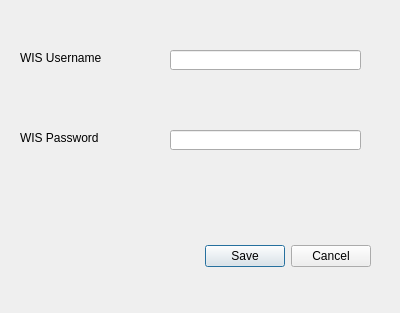
<?xml version="1.0" encoding="UTF-8"?>
<ui version="4.0">
 <class>WISCredentialDialog</class>
 <widget class="QDialog" name="WISCredentialDialog">
  <property name="windowModality">
   <enum>Qt::WindowModal</enum>
  </property>
  <property name="geometry">
   <rect>
    <x>0</x>
    <y>0</y>
    <width>400</width>
    <height>313</height>
   </rect>
  </property>
  <property name="windowTitle">
   <string>Save WIS Credentials</string>
  </property>
  <property name="modal">
   <bool>true</bool>
  </property>
  <widget class="QDialogButtonBox" name="buttonBox">
   <property name="geometry">
    <rect>
     <x>30</x>
     <y>240</y>
     <width>341</width>
     <height>32</height>
    </rect>
   </property>
   <property name="orientation">
    <enum>Qt::Horizontal</enum>
   </property>
   <property name="standardButtons">
    <set>QDialogButtonBox::Cancel|QDialogButtonBox::Save</set>
   </property>
  </widget>
  <widget class="QLabel" name="labelWISUsername">
   <property name="geometry">
    <rect>
     <x>20</x>
     <y>50</y>
     <width>101</width>
     <height>16</height>
    </rect>
   </property>
   <property name="text">
    <string>WIS Username</string>
   </property>
  </widget>
  <widget class="QLabel" name="labelWISPassword">
   <property name="geometry">
    <rect>
     <x>20</x>
     <y>130</y>
     <width>91</width>
     <height>16</height>
    </rect>
   </property>
   <property name="text">
    <string>WIS Password</string>
   </property>
  </widget>
  <widget class="QLineEdit" name="lineEditWISUsername">
   <property name="geometry">
    <rect>
     <x>170</x>
     <y>50</y>
     <width>191</width>
     <height>20</height>
    </rect>
   </property>
  </widget>
  <widget class="QLineEdit" name="lineEditWISPassword">
   <property name="geometry">
    <rect>
     <x>170</x>
     <y>130</y>
     <width>191</width>
     <height>20</height>
    </rect>
   </property>
   <property name="echoMode">
    <enum>QLineEdit::Password</enum>
   </property>
  </widget>
 </widget>
 <resources/>
 <connections>
  <connection>
   <sender>buttonBox</sender>
   <signal>accepted()</signal>
   <receiver>WISCredentialDialog</receiver>
   <slot>accept()</slot>
   <hints>
    <hint type="sourcelabel">
     <x>248</x>
     <y>254</y>
    </hint>
    <hint type="destinationlabel">
     <x>157</x>
     <y>274</y>
    </hint>
   </hints>
  </connection>
  <connection>
   <sender>buttonBox</sender>
   <signal>rejected()</signal>
   <receiver>WISCredentialDialog</receiver>
   <slot>reject()</slot>
   <hints>
    <hint type="sourcelabel">
     <x>316</x>
     <y>260</y>
    </hint>
    <hint type="destinationlabel">
     <x>286</x>
     <y>274</y>
    </hint>
   </hints>
  </connection>
 </connections>
</ui>
